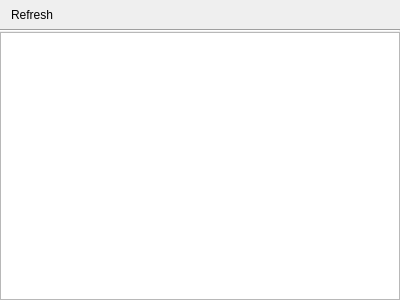
<?xml version="1.0" encoding="UTF-8"?>
<ui version="4.0">
 <class>FTPPanel</class>
 <widget class="QWidget" name="FTPPanel">
  <property name="geometry">
   <rect>
    <x>0</x>
    <y>0</y>
    <width>400</width>
    <height>300</height>
   </rect>
  </property>
  <property name="windowTitle">
   <string>Form</string>
  </property>
  <layout class="QVBoxLayout" name="verticalLayout">
   <property name="spacing">
    <number>0</number>
   </property>
   <property name="leftMargin">
    <number>0</number>
   </property>
   <property name="topMargin">
    <number>0</number>
   </property>
   <property name="rightMargin">
    <number>0</number>
   </property>
   <property name="bottomMargin">
    <number>0</number>
   </property>
   <item>
    <widget class="QToolBar" name="toolBar">
     <property name="windowTitle">
      <string>edit</string>
     </property>
     <property name="movable">
      <bool>false</bool>
     </property>
     <property name="iconSize">
      <size>
       <width>16</width>
       <height>16</height>
      </size>
     </property>
     <addaction name="actionRefresh"/>
    </widget>
   </item>
   <item>
    <widget class="Line" name="line">
     <property name="orientation">
      <enum>Qt::Horizontal</enum>
     </property>
    </widget>
   </item>
   <item>
    <widget class="ady::TreeView" name="treeView">
     <property name="acceptDrops">
      <bool>true</bool>
     </property>
     <property name="dragEnabled">
      <bool>true</bool>
     </property>
     <property name="dragDropMode">
      <enum>QAbstractItemView::DragDrop</enum>
     </property>
     <property name="selectionMode">
      <enum>QAbstractItemView::ExtendedSelection</enum>
     </property>
     <property name="rootIsDecorated">
      <bool>false</bool>
     </property>
     <property name="itemsExpandable">
      <bool>false</bool>
     </property>
     <property name="sortingEnabled">
      <bool>true</bool>
     </property>
    </widget>
   </item>
  </layout>
  <action name="actionRefresh">
   <property name="icon">
    <iconset resource="../../App/r.qrc">
     <normaloff>:/img/Resource/26040_ReplaceClientWithServerVersionVisibleByContext_16.png</normaloff>:/img/Resource/26040_ReplaceClientWithServerVersionVisibleByContext_16.png</iconset>
   </property>
   <property name="text">
    <string>Refresh</string>
   </property>
  </action>
 </widget>
 <customwidgets>
  <customwidget>
   <class>ady::TreeView</class>
   <extends>QTreeView</extends>
   <header>components/treeview.h</header>
  </customwidget>
 </customwidgets>
 <resources>
  <include location="../../App/r.qrc"/>
 </resources>
 <connections/>
</ui>
